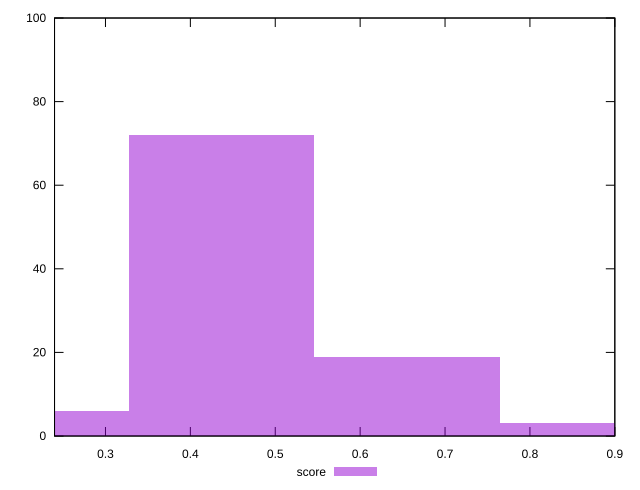

The script that saved this image:
reset

$score <<EOF
0.6553568969023167 19
0.8738091958697556 3
0.4369045979348778 72
0.2184522989674389 6
EOF

set key outside below
set boxwidth 0.2184522989674389
set xrange [0.24:0.9]
set yrange [0:100]
set trange [0:100]
set style fill transparent solid 0.5 noborder
set terminal svg size 640, 490 enhanced background rgb 'white'
set output "report/report_00029_2021-02-24T13-36-40.390Z/mainthread-work-breakdown/samples/music/score/histogram.svg"

plot $score title "score" with boxes

reset
